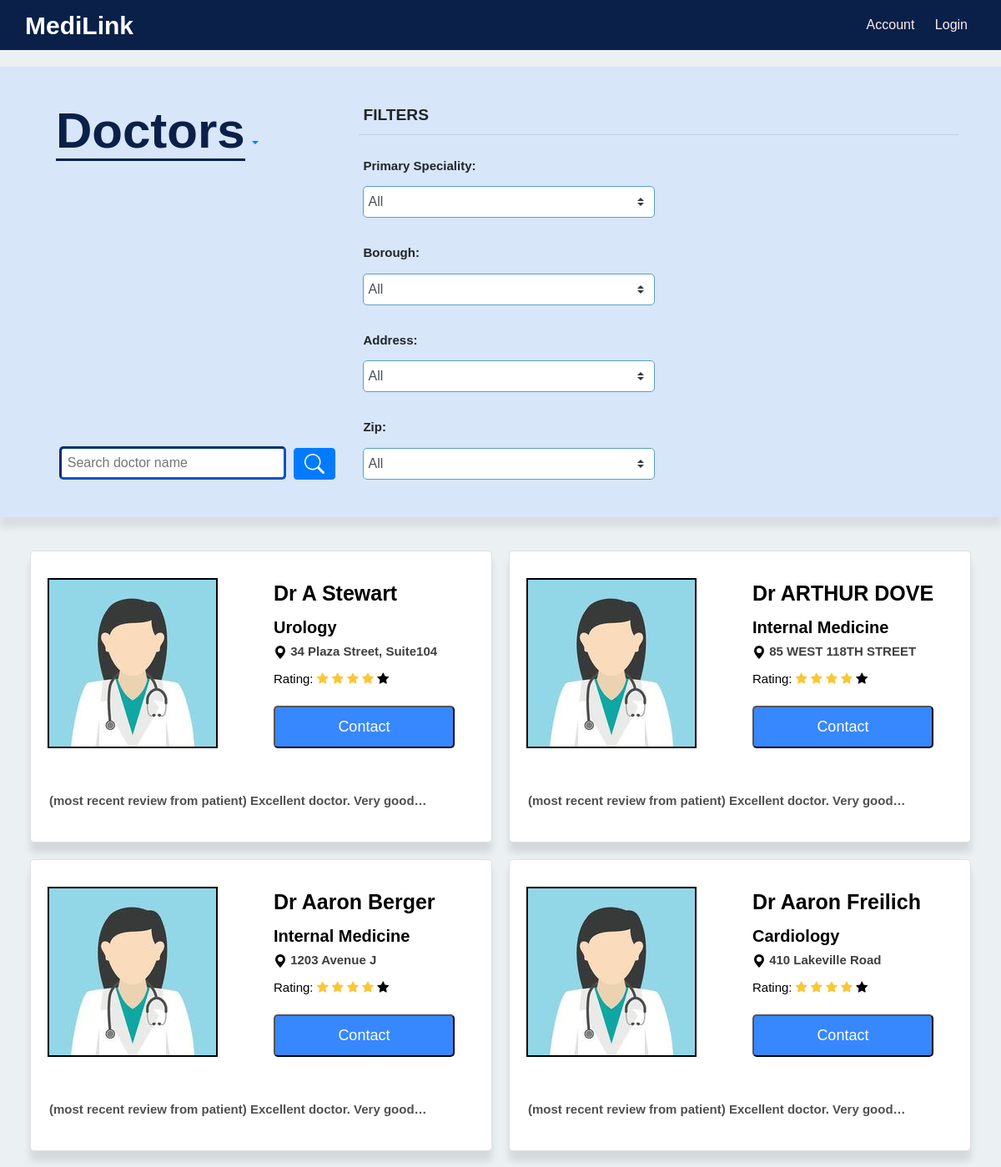
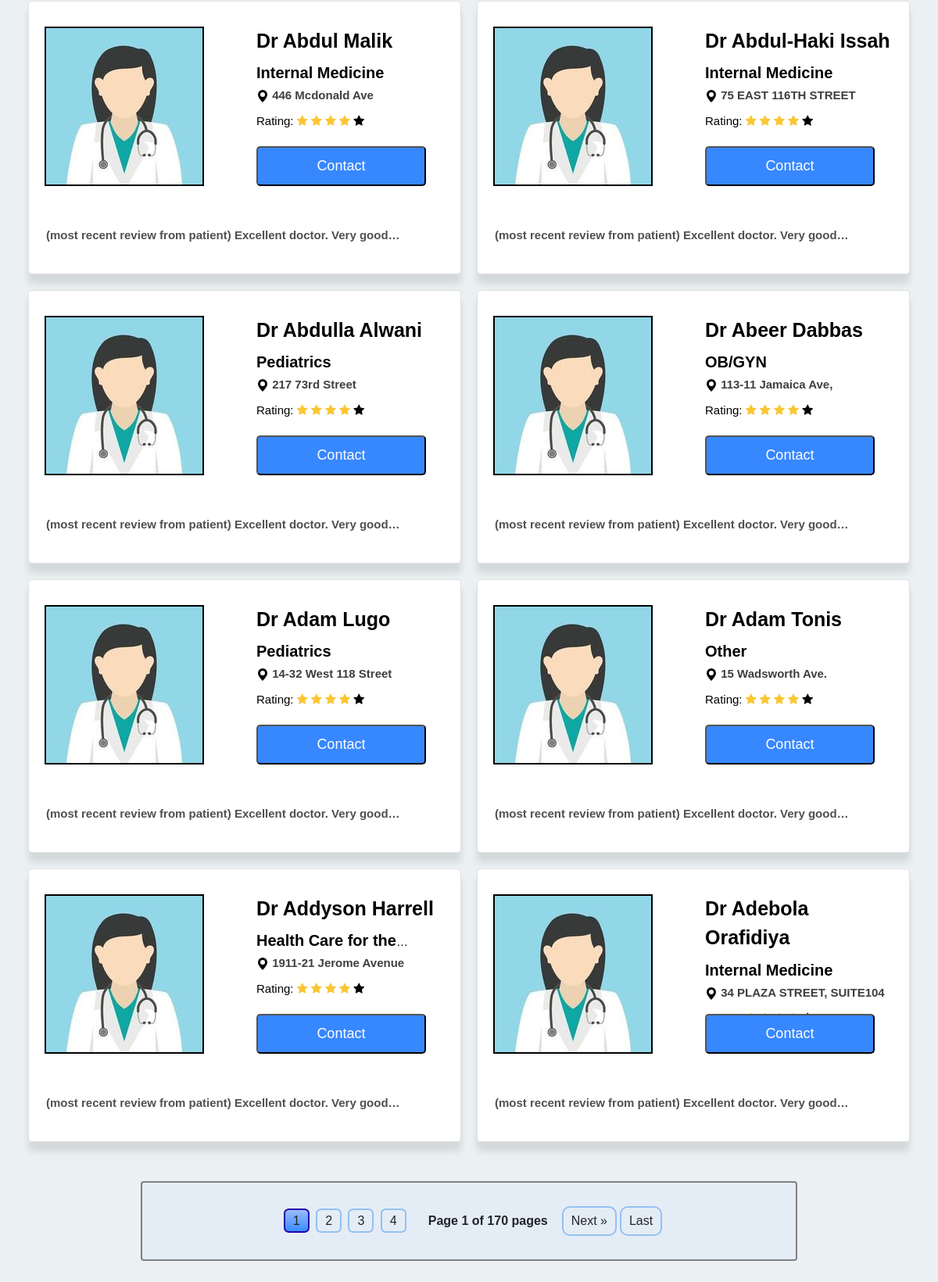
Screenshot of /doctor/ with the database file from the repository (2 pictures, top to bottom).
### doctor/models.py (models this page shows)
class Doctor(User):
    primary_speciality = models.CharField(max_length=50)
    associated_hospital = models.ForeignKey(
        "hospital.Hospital", max_length=100, null=True, on_delete=models.SET_NULL
    )

### doctor/views.py (the view)
# urls.py: path("", DoctorListView.as_view(), name="list_view"),
class DoctorListView(generic.ListView):
    model = Doctor
    template_name = "doctor/doctor_list.html"
    context_object_name = "doctor_list"
    def get_queryset(self):
        doctors = Doctor.objects.all().order_by("name")
        filter_form = DoctorFilterForm(self.request.GET)
        """
        filter backend implementation
        """
        if filter_form.is_valid():
            name = filter_form.cleaned_data.get("name")
            primary_speciality = filter_form.cleaned_data.get("primary_speciality")
            address = filter_form.cleaned_data.get("address")
            borough = filter_form.cleaned_data.get("borough")
            zip = filter_form.cleaned_data.get("zip")
            if name:
                """
                to make the name contains the input name
                """
                doctors = doctors.filter(name__contains=name)
            if primary_speciality and primary_speciality != "All":
                doctors = doctors.filter(primary_speciality=primary_speciality)
            if address and address != "All":
                doctors = doctors.filter(address=address)
            if borough and borough != "All":
                doctors = doctors.filter(borough=borough)
            if zip and zip != "All":
                doctors = doctors.filter(zip=zip)
        return doctors
    def get_context_data(self, **kwargs):
        context = super().get_context_data(**kwargs)
        """
        Pagination use the paginator  to make pagination,
        which contains two variables,
        the first one is the context doctor list from get_queryset,
        the second one is the quantity of the page items.
        """
        paginator = Paginator(context["doctor_list"], 12)
        page_number = self.request.GET.get("page")
        doctor_list = paginator.get_page(page_number)
        context["doctor_list"] = doctor_list
        primary_speciality = self.request.GET.get("primary_speciality", "all")
        address = self.request.GET.get("address", "all")
        borough = self.request.GET.get("borough", "all")
        zip = self.request.GET.get("zip", "all")
        name = self.request.GET.get("name", "")
        context["filter_form"] = DoctorFilterForm(
            initial={
                "primary_speciality": primary_speciality,
                "address": address,
                "borough": borough,
                "zip": zip,
                "name": name,
            }
        )
        return context

### doctor/templates/doctor/doctor_list.html (shortened to what this page needs)
{% load static %}
<link rel="stylesheet" href="https://cdnjs.cloudflare.com/ajax/libs/font-awesome/4.7.0/css/font-awesome.min.css">
<link rel="stylesheet" href="https://cdnjs.cloudflare.com/ajax/libs/font-awesome/4.7.0/css/font-awesome.min.css">
<body>
    {% include "user/navbar.html" %}
    <link rel="stylesheet" href="{% static 'doctor/css/doctorListStyle.css' %}">
    <div class="search-and-filter py-4">
        <div class="filter-left-column container">
            <a class="nav-item dropdown text-center">
                <a class="nav-link dropdown-toggle" href="#" id="navbarDropdown" role="button" data-toggle="dropdown" aria-haspopup="true" aria-expanded="false">
                    <span>Doctors</span>
                </a>
            </a>
            <form method="get" id="search-form">
                <div class="form-name-input">
                    {{ filter_form.name }}
                    <button id="search-button" type="button" class="btn btn-primary" onclick="handleFilterChange()">
                    </button>
                </div>
            </form>
        </div>
        <div class="filter-right-column container">
            <form method="get" class="filter-form" id="filter-form" onchange="handleFilterChange()">
                <fieldset id="filter-fieldset">
                    <legend>FILTERS</legend>
                    <hr class="mt-0 mb-3"/>
                    <div class="row">
                        <div class="col">
                            <div class="form-group">
                                <label for="{{ filter_form.primary_speciality.id_for_label }}">Primary Speciality:</label>
                                {{ filter_form.primary_speciality }}
                            </div>
                            <div class="form-group">
                                <label for="{{ filter_form.borough.id_for_label }}">Borough:</label>
                                {{ filter_form.borough }}
                            </div>
                        </div>
                        <div class="col">
                            <div class="form-group">
                                <label for="{{ filter_form.address.id_for_label }}">Address:</label>
                                {{ filter_form.address }}
                            </div>
                            <div class="form-group">
                                <label for="{{ filter_form.zip.id_for_label }}">Zip:</label>
                                {{ filter_form.zip }}
                            </div>
                        </div>
                    </div>
                </fieldset>
            </form>
        </div>
    </div>
    <div class="doctor-list">
        {% if doctor_list %}
        {% for doctor in doctor_list%}
        <div class="doctor_link">
            <div class="card container">
                <div class="card-row row">
                    <div class="card-left-column col">
                        <a href="{%url 'doctor:detail_view' doctor.id %}">
                            <img class="card-avatar" src="{% static 'doctor/images/avatar.jpg' %}" alt="placeholder">
                        </a>
                    </div>
                    <div class="card-right-column col">
                        <a href="{%url 'doctor:detail_view' doctor.id %}">
                            <p>Dr {{doctor.name}}</p>
                            <h3><span id="speciality">{{doctor.primary_speciality}}</span></h3>
                            <h3>
                                <svg xmlns="http://www.w3.org/2000/svg" width="16" height="16" fill="currentColor" class="bi bi-geo-alt-fill" viewBox="0 0 16 16">
                                    <path d="M8 16s6-5.686 6-10A6 6 0 0 0 2 6c0 4.314 6 10 6 10zm0-7a3 3 0 1 1 0-6 3 3 0 0 1 0 6z"/>
                                </svg>
                                <span id="address">{{doctor.address}}</span>
                            </h3>
                            <div class="ratings">
                                <h3>Rating:
                                    <i class="fa fa-star rating-color"></i>
                                    <i class="fa fa-star rating-color"></i>
                                    <i class="fa fa-star rating-color"></i>
                                    <i class="fa fa-star rating-color"></i>
                                    <i class="fa fa-star"></i>
                                </h3>
                            </div>
                        </a>
                        <div class="contact">
                            <button style="font-size:18px" class="book-appointment" data-toggle="modal"
                             data-target="#contact_modal" data-email="{{doctor.email}}" data-phone="{{doctor.phone}}">
                                Contact
                            </button>
                        </div>
                    </div>
                </div>
                <div class="card-row">
                    <h3 class="card-border">
                        (most recent review from patient) Excellent doctor. Very good experience!
                    </h3>
                </div>
            </div>
        </div>
        {% endfor %}
    </div>
    <div class="pagination container">
        <div class="page-numbers">
            {% for num in doctor_list.paginator.page_range %}
            {% if doctor_list.number == num %}
            <a onclick="javascript:getPageUrl({{ num }})" class="page active">{{ num }}</a>
            {% elif num > doctor_list.number|add:'-4' and num < doctor_list.number|add:'4' %} <a onclick="javascript:getPageUrl({{ num }})"
                class="page">{{ num }}</a>
                {% endif %}
                {% endfor %}
        </div>
        <span class="current mx-3">Page {{ doctor_list.number }} of {{ doctor_list.paginator.num_pages }} pages</span>
        {% if doctor_list.has_next %}
        <a onclick="javascript:getPageUrl({{ doctor_list.next_page_number }})" class="next">Next &raquo;</a>
        <a onclick="javascript:getPageUrl({{ doctor_list.paginator.num_pages }})" class="last">Last</a>
        {% endif %}
    </div>
    {% else %}
    <p class="no-result">
        Sorry, no doctors are available based on your search, please
        clear the filters and try again.
    </p>
    {% endif %}
</body>

### user/templates/user/navbar.html (shortened to what this page needs)
{% load static %}
<!DOCTYPE html>
<link rel="stylesheet" href="{% static 'user/css/navbar.css' %}">
<link rel="stylesheet" href="https://cdn.jsdelivr.net/npm/bootstrap@4.3.1/dist/css/bootstrap.min.css">
<link rel="stylesheet" href="https://cdnjs.cloudflare.com/ajax/libs/font-awesome/4.7.0/css/font-awesome.min.css">
<div class="header">
    <a class="text-decoration-none text-white" href={% url "user:home" %}><span>MediLink</span></a>
    <nav>
        <a href="/user/account/">Account</a>
        {% if user.is_authenticated %}
            <a href="#" data-toggle="modal" data-target="#logoutModal">Logout</a>
        {% else %}
            <a href={% url "user:login" %}>Login</a>
        {% endif %}
    </nav>
</div>

### user/static/user/css/navbar.css (style rules this page uses)
.header { font-family: Arial, sans-serif; display: flex; justify-content: space-between; align-items: center; padding: 30px; position: relative; background-color: #0a2049; height: 40px; color: white; }
.header span { font-size: 30px; font-weight: bold; }
nav a { margin: 0 10px; text-decoration: none; color: rgb(255, 255, 255); }
form { margin: 0; }

### doctor/static/doctor/css/doctorListStyle.css (style rules this page uses)
body { font-family: Arial, sans-serif; background-color: #ebf1f3; margin: 0; padding: 0; }
.header { display: flex; justify-content: space-between; align-items: center; padding: 30px; position: relative; background-color: #0a2049; height: 40px; color: white; }
.header span { font-size: 30px; font-weight: bold; }
nav a { margin: 0 10px; text-decoration: none; color: rgb(255, 237, 237); }
.rating-color { color:#fbc634 !important; }
.ratings { margin-top: 15px; }
.search-and-filter { background-color: rgba(199, 221, 255, 0.534); position: relative; width: 100%; margin-bottom: 10px; margin-top: 20px; padding-left: 3%; padding-right: 3%; box-shadow: 0 12px 8px rgba(51, 51, 51, 0.1); display: flex; }
.search-and-filter span { font-size: 60px; font-weight: 800; color: #0a2049; border-bottom: 3px solid #0a2049; }
.filter-left-column { width: 50% }
.form-name-input { margin-top: 10px; padding-left: 20px; position: absolute; bottom: 45; width: 30%; }
legend { font-weight: 900; font-size: larger; margin-left: 5px; }
.doctor-name-input { width: 80%; height: 40px; border-radius: 5px; border-width: 3px; margin-right: 5px; border-color: #0753c5; padding: 2%; }
.doctor-name-input::placeholder { font-weight: 400; }
.filter-right-column { display: flex; flex-direction: column; align-items: center; margin-top: 20px; }
.form-group { display: flex; flex-direction: column; }
.form-group label { margin-top: 10px; margin-left: 5px; font-size: 15px; font-weight: bold; }
.custom-select { width: 350px; padding: 5px; margin: 5px; border: 1px solid #599ecc; border-radius: 5px; }
.doctor-list { position: relative; display: grid; margin-top: 40px; grid-template-columns: repeat(2, minmax(auto, 1fr)); grid-gap: 20px; height: auto; margin-bottom: 10px; margin-left: 3%; margin-right: 3%; border-radius: 10px; }
#speciality { font-weight: bold; font-size: 20; }
#address { font-weight: 700; color: rgb(63, 63, 63); }
.doctor-list a { text-decoration: none; color: black; }
.pagination { background-color: rgba(199, 221, 255, 0.219); display: flex; text-align: center; margin-top: 50px; margin-bottom: 50px; padding: 20px; border: 2px solid grey; margin-left: auto; margin-right: auto; width: 70%; flex-wrap: wrap; align-content: stretch; justify-content: center; align-items: center; }
.pagination span { font-weight: bold; }
.page-numbers { display: inline-block; margin: 0 10px; border-radius: 50%; }
.prev, .next, .first, .last { text-decoration: none; border-radius: 10px; color: #333; padding: 5px 10px; border: 2px solid #94c0f1; margin: 10px 2px; }
.page { text-decoration: none; border-radius: 20%; color: #333; padding: 5px 10px; border: 2px solid #94c0f1; margin: 10px 2px; }
.page.active { color: #fff; background-image: linear-gradient(#9bbaff, #378cfc); border: 2px solid #2600ad; background-repeat: no-repeat; }
.card { background-color: rgb(255, 255, 255); padding: 20px; display: grid; align-items: center; min-width: 500px; max-width: 800px; min-height: 350px; border-radius: 5px; box-shadow: 0 12px 8px rgba(0, 0, 0, 0.1); }
.card-left-column { flex: 1; display: flex; align-items: center; }
.card-left-column a img { border: 2px solid black; }
.card-right-column { flex: 1; display: flex; flex-direction: column; position: relative; }
.card-avatar { min-width: 80%; height: auto; }
.card-border { font-size: 15px; margin-top: 30px; margin-left: 2px; color: rgb(80, 80, 80); font-weight: 700; }
.card p { font-weight: 900; font-size: 25px; margin-right: 3px; display: -webkit-box; -webkit-line-clamp: 2; -webkit-box-orient: vertical; overflow: hidden; text-overflow: ellipsis; margin-bottom: 10px; }
.card h3 { font-size: 15px; display: -webkit-box; -webkit-line-clamp: 1; -webkit-box-orient: vertical; overflow: hidden; text-overflow: ellipsis; }
.book-appointment { background-color: rgb(55, 135, 255); color: white; border-radius: 5px; border-color: black; padding: 10px 20px; cursor: pointer; width: 100%; }
.contact { position: absolute; bottom: 0; width: 80%; }

### rows the page displays
Doctor: name "A Stewart", primary_speciality "Urology", address "34 Plaza Street, Suite104"
Doctor: name "ARTHUR DOVE", primary_speciality "Internal Medicine", address "85 WEST 118TH STREET"
Doctor: name "Aaron Berger", primary_speciality "Internal Medicine", address "1203 Avenue J"
Doctor: name "Aaron Freilich", primary_speciality "Cardiology", address "410 Lakeville Road"
Doctor: name "Abdul Malik", primary_speciality "Internal Medicine", address "446 Mcdonald Ave"
Doctor: name "Abdul-Haki Issah", primary_speciality "Internal Medicine", address "75 EAST 116TH STREET"
Doctor: name "Abdulla Alwani", primary_speciality "Pediatrics", address "217 73rd Street"
Doctor: name "Abeer Dabbas", primary_speciality "OB/GYN", address "113-11 Jamaica Ave,"
Doctor: name "Adam Lugo", primary_speciality "Pediatrics", address "14-32 West 118 Street"
Doctor: name "Adam Tonis", primary_speciality "Other", address "15 Wadsworth Ave."
Doctor: name "Addyson Harrell", primary_speciality "Health Care for…", address "1911-21 Jerome Avenue"
Doctor: name "Adebola Orafidiya", primary_speciality "Internal Medicine", address "34 PLAZA STREET, SUITE104"

### other values shown
{{ num }} "1"
{{ num }} "2" "3" "4"
{{ doctor_list.number }} "1"
{{ doctor_list.paginator.num_pages }} "170"
